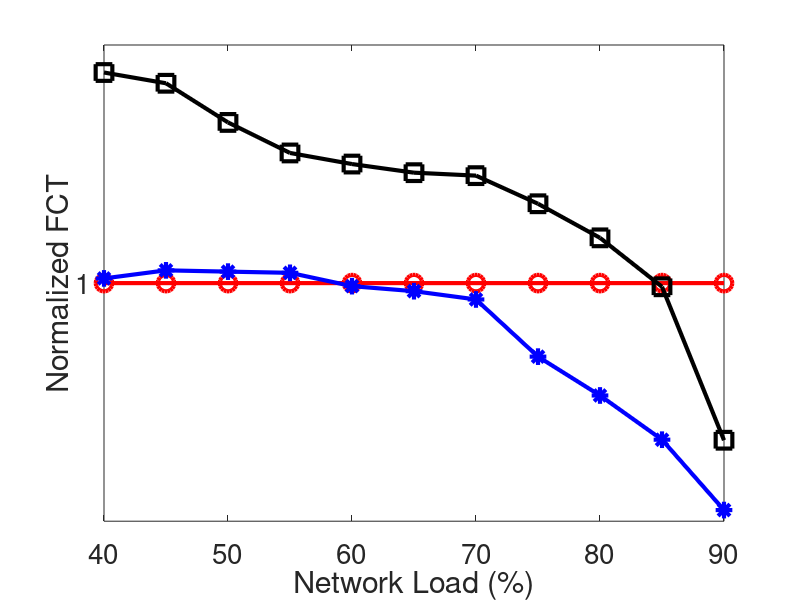

MATLAB code to generate this figure: (Note: this script raises an error after producing the figure.)
clear
clc

x=[
0.4,
0.45,
0.5,
0.55,
0.6,
0.65,
0.7,
0.75,
0.8,
0.85,
0.9
];

k_80=[
1
1
1
1
1
1
1
1
1
1
1
];

k_22=[
1.070754717
1.067142857
1.053984576
1.043728423
1.04
1.037104072
1.03610675
1.026657997
1.015207132
0.998766954
0.947205928
];

bcc=[
1.001572327
1.004285714
1.003856041
1.003452244
0.998974359
0.997285068
0.994505495
0.975292588
0.962244363
0.947390053
0.923741896
];

figure(1);
width=900;
height=480;
left=100;
bottem=0;

plot(x * 100,k_80,'-ro','LineWidth',3,...
    'MarkerSize',12);
hold on;
plot(x * 100,k_22,'-ks','LineWidth',3,...
    'MarkerSize',12);
hold on;
plot(x * 100,bcc,'-b*','LineWidth',3,...
    'MarkerSize',12);
hold on;

xlabel('Network Load (%)','FontSize', 20)
ylabel('Normalized FCT','FontSize', 20);
set(gca, 'FontSize', 20, 'xtick',[40,50,60,70,80,90], 'ytick',[0.8, 0.9, 1, 1.1, 1.2]); % set font size of tick labels
h=legend('DCTCP K=720KB','DCTCP K=200KB','BCC', 20,'Location', 'SouthWest');
set(h,'FontSize',20,'LineWidth',1,'Box','off');
axis([40,90,0.75,1.25]);
grid on;
hold off;